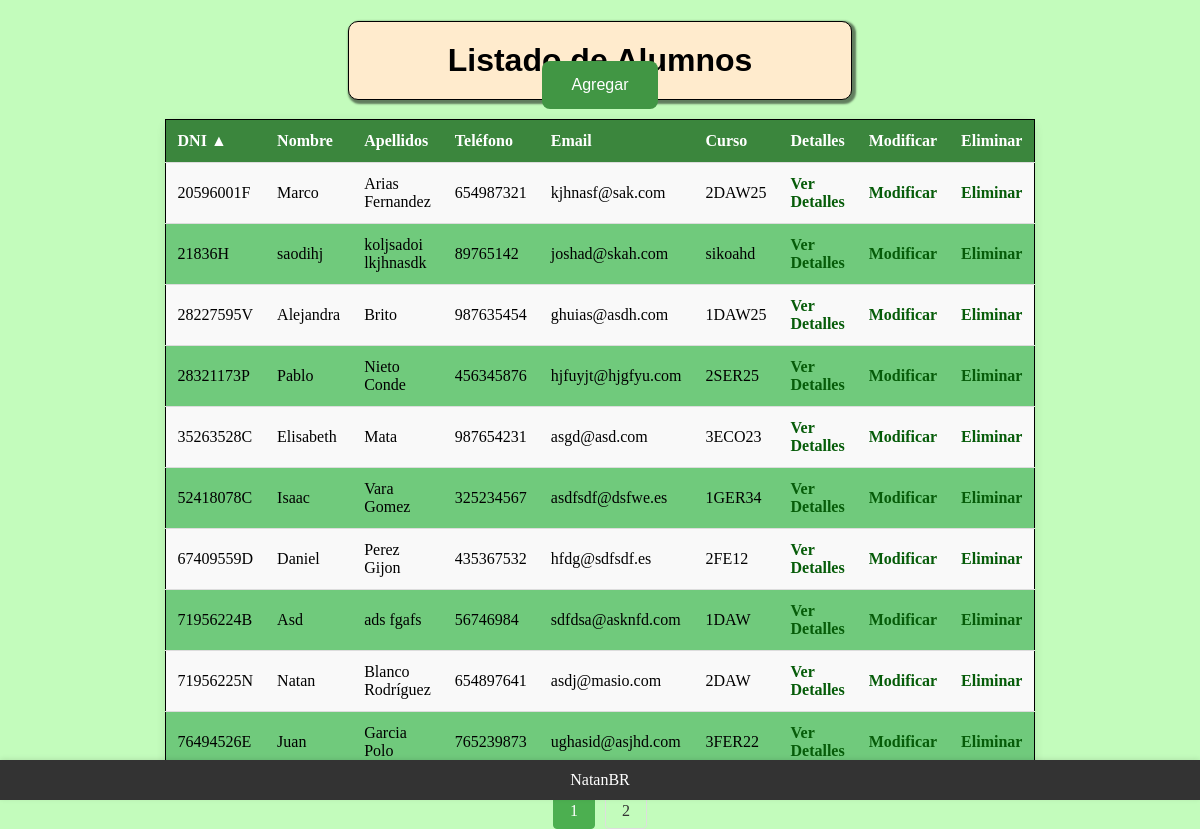
The page /practica_navidad/PDO_alumnos/CRUD/read/listar_alumnos.php (signed in) on the database its author committed.
### tables this page shows
CREATE TABLE `alumnos` (
  `id_alumno` int(11) NOT NULL AUTO_INCREMENT,
  `dni` varchar(100) NOT NULL,
  `nombre` varchar(100) NOT NULL,
  `apellido1` varchar(100) NOT NULL,
  `apellido2` varchar(100) DEFAULT NULL,
  `email` varchar(100) DEFAULT NULL,
  `telefono` varchar(100) DEFAULT NULL,
  `curso` varchar(100) DEFAULT NULL,
  PRIMARY KEY (`id_alumno`),
  UNIQUE KEY `alumnos_dni` (`dni`)
);

### practica_navidad/PDO_alumnos/CRUD/read/listar_alumnos.php (the view, shortened to what this page needs)
<?php
$order_by = isset($_GET['order_by']) ? $_GET['order_by'] : 'dni';
$order_dir = isset($_GET['order_dir']) ? $_GET['order_dir'] : 'ASC';
$page = isset($_GET['page']) ? (int)$_GET['page'] : 1;
$records_per_page = 10;
$offset = ($page - 1) * $records_per_page;
function toggleOrderDir($current_dir, $current_column, $new_column) {
    if ($current_column === $new_column) {
        return $current_dir === 'ASC' ? 'DESC' : 'ASC';
    }
    return 'ASC';
}
function getOrderIndicator($column, $order_by, $order_dir) {
    if ($column === $order_by) {
        return $order_dir === 'ASC' ? ' ▲' : ' ▼';
    }
    return '';
}
include('../../../includes/encabezado.php');
?>
<header>
    <h1>Listado de Alumnos</h1>
</header>
<main>
    <div id="cont_agregar">
        <a href="../create/agregar_alumno.php">
            <button id="boton">Agregar</button>
        </a>
    </div>
    <div id="contenedor">
        <table>
            <thead>
                <tr>
                    <th><a href="?order_by=dni&order_dir=<?= toggleOrderDir($order_dir, $order_by, 'dni')?>">DNI<?= getOrderIndicator('dni', $order_by, $order_dir) ?></a></th>
                    <th><a href="?order_by=nombre&order_dir=<?= toggleOrderDir($order_dir, $order_by, 'nombre')?>">Nombre<?= getOrderIndicator('nombre', $order_by, $order_dir) ?></a></th>
                    <th><a href="?order_by=apellido1&order_dir=<?= toggleOrderDir($order_dir, $order_by, 'apellido1')?>">Apellidos<?= getOrderIndicator('apellido1', $order_by, $order_dir) ?></a></th>
                    <th><a href="?order_by=telefono&order_dir=<?= toggleOrderDir($order_dir, $order_by, 'telefono')?>">Teléfono<?= getOrderIndicator('telefono', $order_by, $order_dir) ?></a></th>
                    <th><a href="?order_by=email&order_dir=<?= toggleOrderDir($order_dir, $order_by, 'email')?>">Email<?= getOrderIndicator('email', $order_by, $order_dir) ?></a></th>
                    <th><a href="?order_by=curso&order_dir=<?= toggleOrderDir($order_dir, $order_by, 'curso')?>">Curso<?= getOrderIndicator('curso', $order_by, $order_dir) ?></a></th>
                    <th>Detalles</th>
                    <th>Modificar</th>
                    <th>Eliminar</th>
                </tr>
            </thead>
            <tbody>
                <?php
                try {
                    $conexion = obtenerConexion();
                    $sql = "SELECT * FROM `alumnos` ORDER BY $order_by $order_dir LIMIT $records_per_page OFFSET $offset";
                    $query = $conexion->query($sql);
                    $alumnos = $query->fetchAll(PDO::FETCH_ASSOC);
                    foreach ($alumnos as $alumno) {
                        echo "<tr>";
                        echo "<td>" . htmlspecialchars($alumno['dni']) . "</td>";
                        echo "<td>" . htmlspecialchars($alumno['nombre']) . "</td>";
                        echo "<td>" . htmlspecialchars($alumno['apellido1']) . " " . htmlspecialchars($alumno['apellido2']) . "</td>";
                        echo "<td>" . htmlspecialchars($alumno['telefono']) . "</td>";
                        echo "<td>" . htmlspecialchars($alumno['email']) . "</td>";
                        echo "<td>" . htmlspecialchars($alumno['curso']) . "</td>";
                        echo "<td><a href='busqueda_id.php?id=" . htmlspecialchars($alumno['id_alumno']) . "'>Ver Detalles</a></td>";
                        echo "<td><a href='../update/modificar_alumno.php?id=" . htmlspecialchars($alumno['id_alumno']) . "'>Modificar</a></td>";
                        echo "<td><a href='../delete/eliminar_alumno.php?id=" . htmlspecialchars($alumno['id_alumno']) . "'>Eliminar</a></td>";
                        echo "</tr>";
                    }
                    $sql_total = "SELECT COUNT(*) AS total FROM alumnos";
                    $total_records = $conexion->query($sql_total)->fetchColumn();
                    $total_pages = ceil($total_records / $records_per_page);
                } catch (PDOException $e) {
                    echo "Error al obtener los alumnos: " . $e->getMessage();
                }
                ?>
            </tbody>
        </table>
        <div class="pagination">
            <?php for ($i = 1; $i <= $total_pages; $i++): ?>
                <a href="?order_by=<?= $order_by ?>&order_dir=<?= $order_dir ?>&page=<?= $i ?>" class="<?= $i == $page ? 'active' : '' ?>"><?= $i ?></a>
            <?php endfor; ?>
        </div>
    </div>
</main>
<?php
include('../../../includes/pie.php');
?>
</body>
</html>

### practica_navidad/includes/encabezado.php (shortened to what this page needs)
<!DOCTYPE html>
<html lang="es">
<head>
    <link rel="stylesheet" href="../../../css/styles.css">
</head>
<body>

### practica_navidad/includes/pie.php
<footer>NatanBR</footer>
</body>
</html>

### practica_navidad/css/styles.css (style rules this page uses)
* { margin: 0px; padding: 0px; box-sizing: border-box; }
body { display: flex; flex-direction: column; justify-content: center; align-items: center; height: 100vh; background-color: rgb(195, 252, 188); }
header { display: flex; flex-direction: column; align-items: center; justify-content: center; height: 15%; width: 70%; }
main { display: flex; flex-direction: column; align-items: center; justify-content: center; height: 80%; width: 80%; }
table { width: 80%; border-collapse: collapse; box-shadow: 0 2px 10px rgba(0, 0, 0, 0.1); margin-bottom: calc(5% + 20px); border: 1px solid black; border-radius: 10px; }
table thead { background-color: #3b863d; color: white; }
table th, table td { padding: 12px; text-align: left; border-bottom: 1px solid #DDD; }
table tbody tr:nth-child(odd) { background-color: #F9F9F9; }
table tbody tr:nth-child(even) { background-color: #70ca7c; }
table a { color: #065c09; text-decoration: none; font-weight: bold; }
th a { color: white; }
h1 { display: flex; align-items: center; justify-content: center; text-align: center; width: 60%; border: 1px solid black; padding: 20px; background-color: blanchedalmond; border-radius: 10px; box-shadow: 2px 2px 2px 2px rgba(0, 0, 0, 0.5); font-family: Arial, Helvetica, sans-serif; }
#cont_agregar { display: flex; align-items: center; justify-content: center; }
#boton { background-color: #419644; border: none; color: white; padding: 15px 30px; text-align: center; text-decoration: none; display: inline-block; font-size: 16px; margin: 10px 2px; cursor: pointer; border-radius: 8px; transition: background-color 0.3s, transform 0.3s; }
#contenedor { display: flex; flex-direction: column; align-items: center; justify-content: center; width: 100%; }
table { margin: 0 auto; }
.pagination { display: flex; justify-content: center; margin-top: 20px; }
.pagination a { margin: 0 5px; padding: 8px 16px; text-decoration: none; border: 1px solid #ddd; color: #333; border-radius: 4px; transition: background-color 0.3s; }
.pagination a.active { background-color: #4CAF50; color: white; border: 1px solid #4CAF50; }
footer { display: flex; justify-content: center; align-items: center; left: 0; bottom: 0; width: 100%; background-color: #333; color: white; text-align: center; box-shadow: 0 -1px 5px rgba(0, 0, 0, 0.1); height: 5%; }

### rows shown on the page
alumnos: dni "20596001F", nombre "Marco", apellido1 "Arias", apellido2 "Fernandez", telefono "654987321", email "kjhnasf@sak.com", curso "2DAW25"
alumnos: dni "21836H", nombre "saodihj", apellido1 "koljsadoi", apellido2 "lkjhnasdk", telefono "89765142", email "joshad@skah.com", curso "sikoahd"
alumnos: dni "28227595V", nombre "Alejandra", apellido1 "Brito", telefono "987635454", email "ghuias@asdh.com", curso "1DAW25"
alumnos: dni "28321173P", nombre "Pablo", apellido1 "Nieto", apellido2 "Conde", telefono "456345876", email "hjfuyjt@hjgfyu.com", curso "2SER25"
alumnos: dni "35263528C", nombre "Elisabeth", apellido1 "Mata", telefono "987654231", email "asgd@asd.com", curso "3ECO23"
alumnos: dni "52418078C", nombre "Isaac", apellido1 "Vara", apellido2 "Gomez", telefono "325234567", email "asdfsdf@dsfwe.es", curso "1GER34"
alumnos: dni "67409559D", nombre "Daniel", apellido1 "Perez", apellido2 "Gijon", telefono "435367532", email "hfdg@sdfsdf.es", curso "2FE12"
alumnos: dni "71956224B", nombre "Asd", apellido1 "ads", apellido2 "fgafs", telefono "56746984", email "sdfdsa@asknfd.com", curso "1DAW"
alumnos: dni "71956225N", nombre "Natan", apellido1 "Blanco", apellido2 "Rodríguez", telefono "654897641", email "asdj@masio.com", curso "2DAW"
alumnos: dni "76494526E", nombre "Juan", apellido1 "Garcia", apellido2 "Polo", telefono "765239873", email "ughasid@asjhd.com", curso "3FER22"

### other values the page prints
getOrderIndicator('dni', $order_by, $order_dir) "▲"
